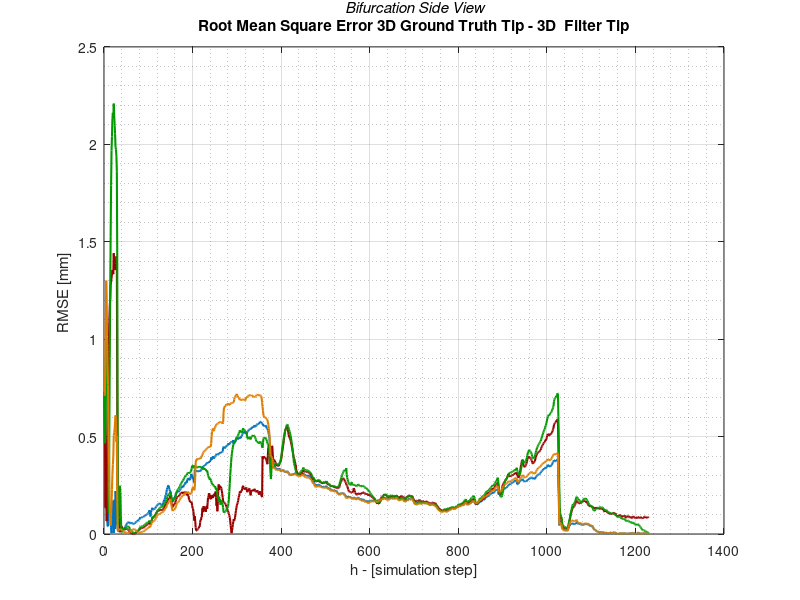

Source code (MATLAB): (Note: this script raises an error after producing the figure.)
clear
close all 
clc

load SIDE_RMSE2d_0.mat
load SIDE_RMSE2d_1.mat   
load SIDE_RMSE2d_2.mat
load SIDE_RMSE2d_3.mat

load SIDE_RMSE_0.mat
load SIDE_RMSE_1.mat
load SIDE_RMSE_2.mat
load SIDE_RMSE_3.mat

load SIDE_hd_0.mat
load SIDE_hd_1.mat
load SIDE_hd_2.mat
load SIDE_hd_3.mat

load SIDE_hd2d_0.mat 
load SIDE_hd2d_1.mat 
load SIDE_hd2d_2.mat 
load SIDE_hd2d_3.mat 

figure
plot(SIDE_RMSE_0*1000 ,'LineWidth',1.5)
hold on
plot(SIDE_RMSE_1*1000, 'LineWidth',1.5, 'Color',[0.600000023841858 0 0])
hold on
plot(SIDE_RMSE_2*1000, 'LineWidth',1.5, 'Color',[0 0.600000023841858 0])
hold on
plot(SIDE_RMSE_3*1000, 'LineWidth',1.5, 'Color',[0.87058824300766 0.490196079015732 0])
grid on
grid minor
xlabel('h - [simulation step]') % x-axis label
ylabel('RMSE [mm] ') % y-axis label
title( {'{\it Bifurcation Side View}';'Root Mean Square Error 3D Ground Truth Tip - 3D  Filter Tip'  }) 
ax = gca;
ax.TitleFontSizeMultiplier = 1;
legend('Parameters Set 1','Parameters Set 2','Parameters Set 3','Parameters Set 4' );
savefig('bif3DRMSE_SIDE.fig')



figure
plot(SIDE_RMSE2d_0, 'LineWidth',1.5, 'Color',[0.600000023841858 0 0])
hold on
plot(SIDE_RMSE2d_1, 'LineWidth',1.5, 'Color',[0.600000023841858 0 0]) 
hold on
plot(SIDE_RMSE2d_2, 'LineWidth',1.5, 'Color',[0 0.600000023841858 0])
hold on
plot(SIDE_RMSE2d_3, 'LineWidth',1.5, 'Color',[0.87058824300766 0.490196079015732 0])
grid on
grid minor

xlabel('h - [simulation step]') % x-axis label
ylabel('RMSE [pixel] ') % y-axis label
title( {'{\it Bifurcation Side View}'; ' Root Mean Square Error  2D Ground Truth Tip - 2D  Filter Tip' }) ;
ax = gca;
ax.TitleFontSizeMultiplier = 1;
legend('Parameters Set 1','Parameters Set 2','Parameters Set 3','Parameters Set 4' );
savefig('bif2DRMSE_SIDE.fig')


figure
plot(SIDE_hd_0*1000 ,'LineWidth',1.5)
hold on
plot(SIDE_hd_1*1000, 'LineWidth',1.5, 'Color',[0.600000023841858 0 0])
hold on
plot(SIDE_hd_2*1000, 'LineWidth',1.5, 'Color',[0 0.600000023841858 0])
hold on
plot(SIDE_hd_3*1000, 'LineWidth',1.5, 'Color',[0.87058824300766 0.490196079015732 0])
grid on
grid minor

xlabel('h - [simulation step]') % x-axis label
ylabel('Hausdorff [mm] ') % y-axis label
title( {'{\it Bifurcation Side View} ';'Hausdorff Distance Ground Truth Catheter - Filter Catheter'  }) ;
ax = gca;
ax.TitleFontSizeMultiplier = 1;
legend('Parameters Set 1','Parameters Set 2','Parameters Set 3','Parameters Set 4' );
savefig('bif3DHD_SIDE.fig')


figure
plot(SIDE_hd2d_0,'LineWidth',1.5)
hold on
plot(SIDE_hd2d_1, 'LineWidth',1.5, 'Color',[0.600000023841858 0 0])
hold on
plot(SIDE_hd2d_2, 'LineWidth',1.5, 'Color',[0 0.600000023841858 0])
hold on
plot(SIDE_hd2d_3, 'LineWidth',1.5, 'Color',[0.87058824300766 0.490196079015732 0])
grid on
grid minor

xlabel('h - [simulation step]') % x-axis label
ylabel('Hausdorff [pixel] ') % y-axis label
title( {'{\it Bifurcation Side View}';'Hausdorff Distance 2D Ground Truth Catheter- 2D Filter Catheter'  }) ;
ax = gca;
ax.TitleFontSizeMultiplier = 1;
legend('Parameters Set 1','Parameters Set 2','Parameters Set 3','Parameters Set 4' );
savefig('bif2DHD_SIDE.fig')
